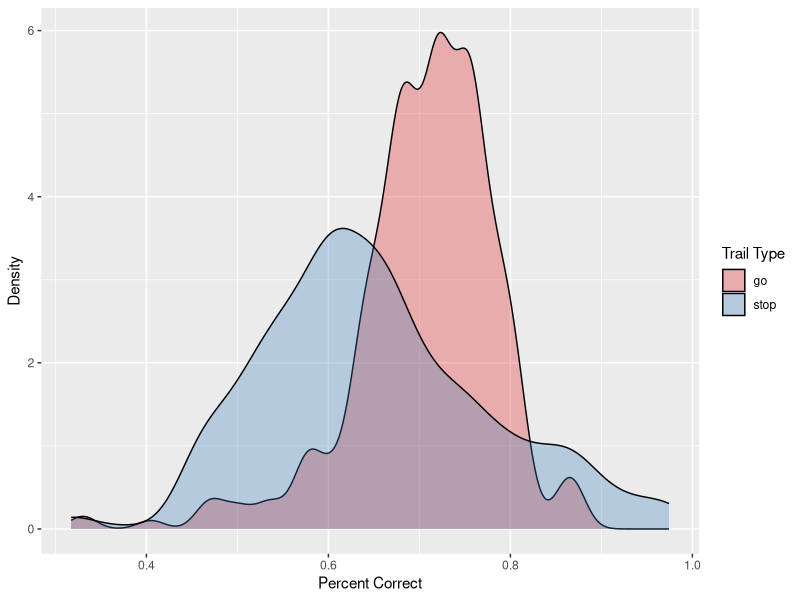
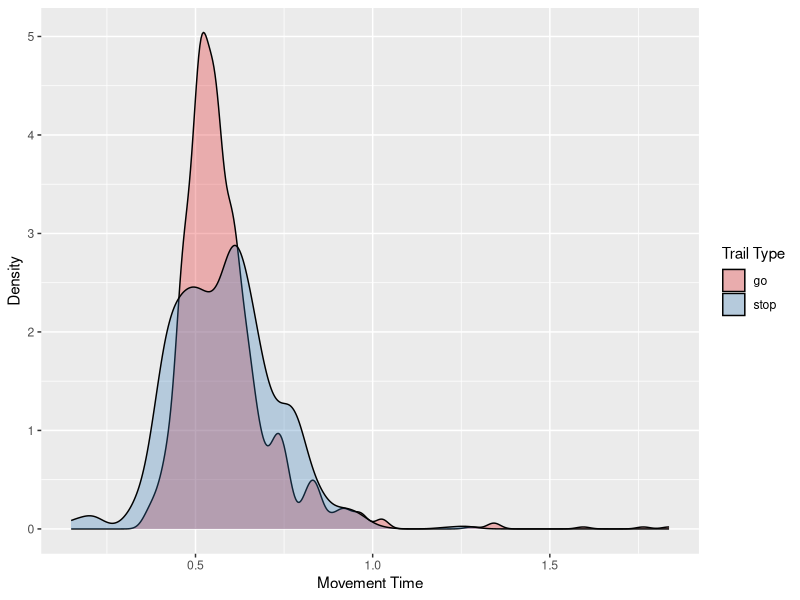
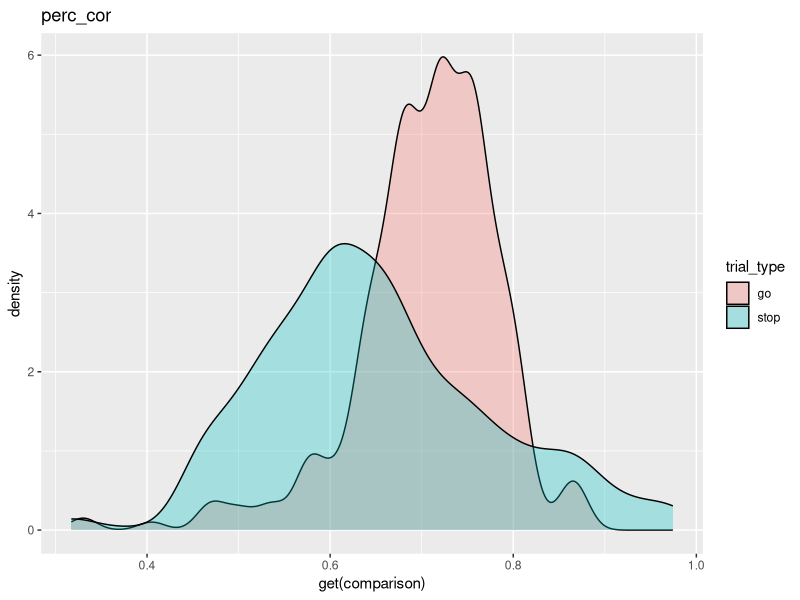
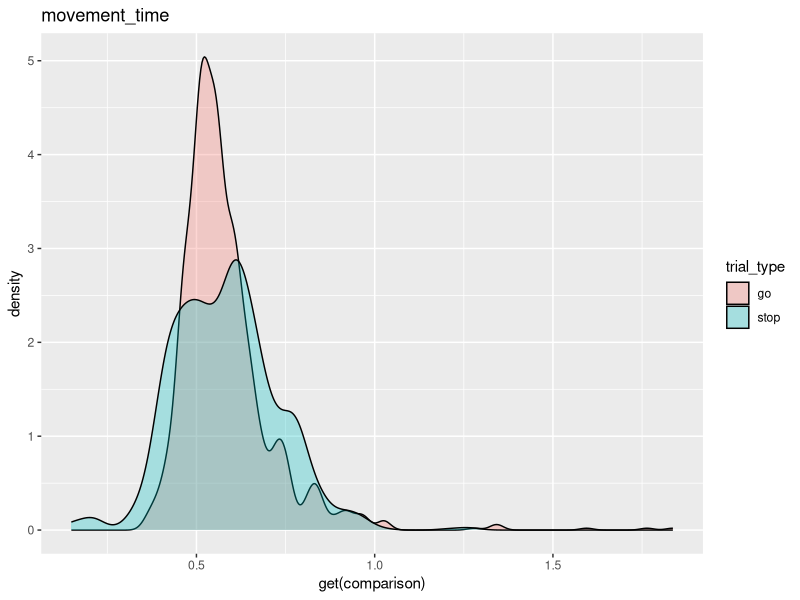

The R script that drew these images, in order:
## ---- chunk 1

###################
# Clear environment

rm(list = objects())

##############
# Load library

library(dplyr)
library(tidyverse)

##############
# Read in data

data <- read.csv("Brockett_HW_Dataset.csv", header = TRUE)
summary(data)
nrow(data)

mydata <- data

# Convert data into long format using gather

mydata.long <- gather(mydata, performance, movement_time, mt:er_mt)

# Create factors replacing mt and er_mt with correct and error

mydata.long$performance <- as.factor(ifelse(test = mydata.long$performance == "mt", yes = "correct", no = "error"))

# Change order of columns

mydata.long <- mydata.long[, c("animal_id", "trial_type", "performance", "perc_cor", "movement_time")]

# Graphs
comp1 <- ggplot(mydata.long, aes(x = perc_cor)) + 
          geom_density(aes(fill = trial_type), alpha = .3) +
          xlab("Percent Correct") +
          ylab("Density") +
          scale_fill_brewer(palette = "Set1", name = "Trail Type") 
        

print(comp1)

comp2 <- ggplot(mydata.long, aes(x = movement_time)) + 
          geom_density(aes(fill = trial_type), alpha = .3) +
          xlab("Movement Time") +
          ylab("Density") +
          scale_fill_brewer(palette = "Set1", name = "Trail Type") 
        

print(comp2)


## ---- chunk 2

#for(comparison in mydata.long[,4:5]) {
  #print(ggplot(mydata.long[,4:5] , aes(x = comparison)) +
        #geom_density(aes(fill = mydata.long$trial_type), alpha = .3) +
        #ggtitle(comparison))
#}

# The for loops generates the correct graphs, but the title is the name of the first value not the column and it loses what dataframe I'm in unless I say mydata.long$trial_type in aesthetic

for(comparison in c("perc_cor", "movement_time")) {
  print(ggplot(mydata.long , aes(x = get(comparison))) +
        geom_density(aes(fill = trial_type), alpha = .3) +
        ggtitle(comparison))
}

